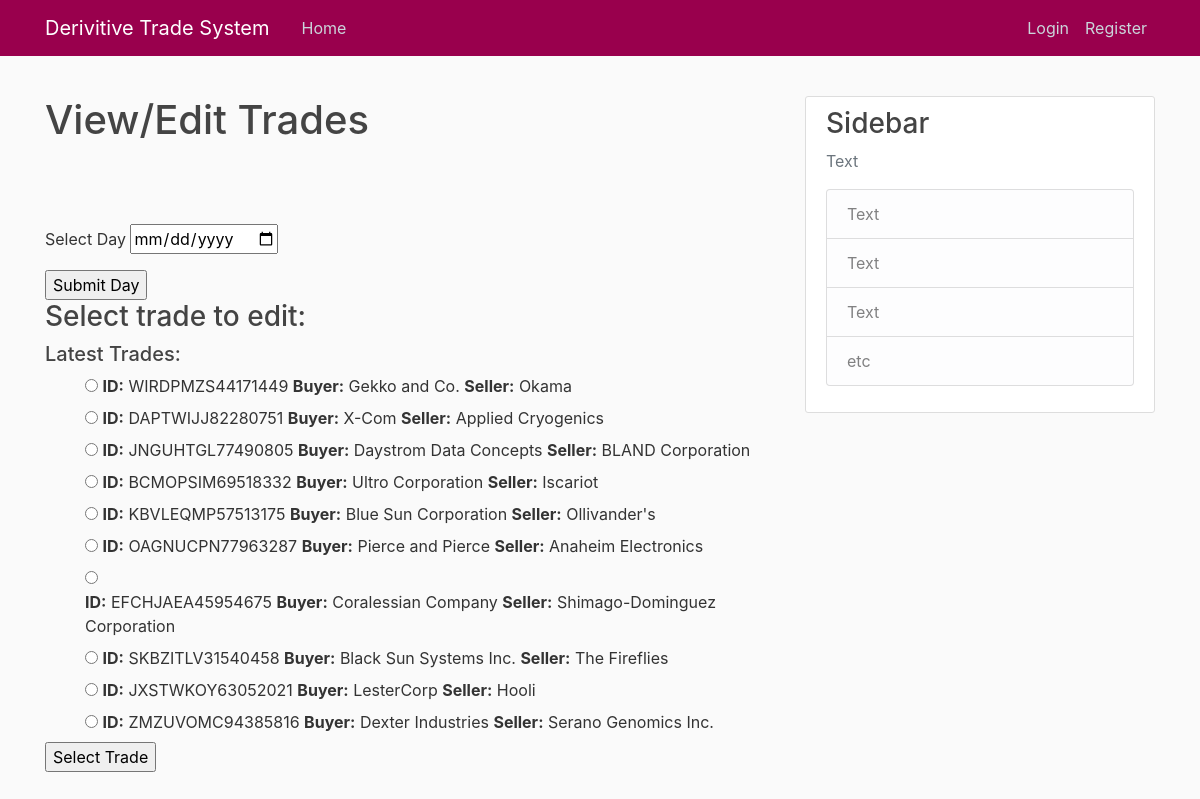
The app's page /viewtrades/, older data.
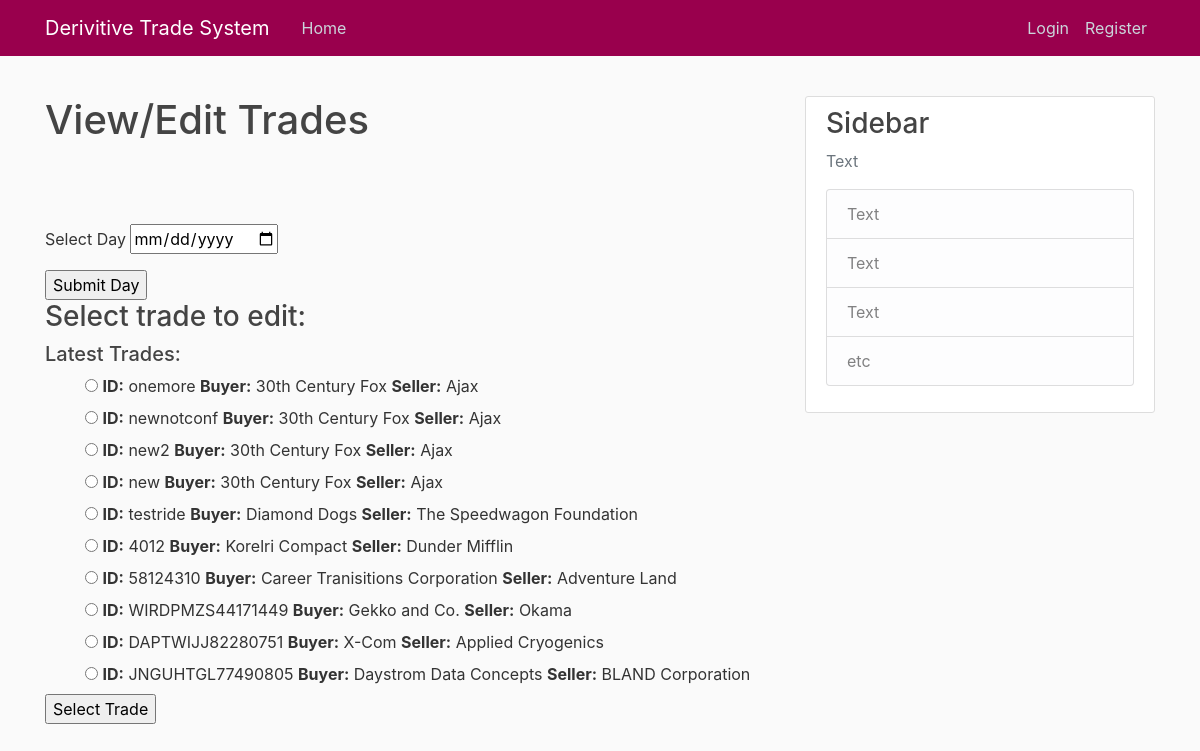
The same page, newer data.
### system/models.py (models this page shows, shortened)
class DerivativeTrades(models.Model):
    date = models.DateTimeField('date of trade')
    trade_id = models.CharField(max_length=20, primary_key=True)
    product = models.CharField(max_length=50)
    buying_party = models.ForeignKey(CompanyCodes, on_delete=models.CASCADE, related_name = "buying")
    selling_party = models.ForeignKey(CompanyCodes, on_delete=models.CASCADE, related_name = "selling")
    notional_amount = models.DecimalField(max_digits=20, decimal_places=2)
    notional_currency = models.CharField(max_length=5)
    quantity = models.IntegerField()
    maturity_date = models.DateTimeField('maturity date')
    underlying_price = models.DecimalField(max_digits=20, decimal_places=2)
    underlying_currency = models.CharField(max_length=5)
    strike_price = models.DecimalField(max_digits=20, decimal_places=2)

class CompanyCodes(models.Model):
    company_name = models.CharField(max_length=100)
    company_trade_id = models.CharField(max_length=10, primary_key=True)
    def __str__(self):
        return self.company_name

### system/views.py (the view, shortened to what this page needs)
# urls.py: path('viewtrades/', views.viewTrades, name='viewTrades'),
def viewTrades(request):
    v = ViewTrader()
    print(request.POST.dict())
    selected_day = request.POST.get('selected_day', False)
    pg_number = request.POST.get('pg_number', False)
    tradeIDSelected = request.POST.get('choice', False)
    context = dict()
    if (selected_day and (request.POST.get('selected_day_submit', False) or (pg_number))):
        if not pg_number:
            pg_number = 1
        trades_by_date = v.getTradesByDateTen(selected_day, int(pg_number))
        number_of_trades = v.getPageNumberOption(v.getNumTradesByDate(selected_day))
        context['view_trades'] = trades_by_date
        context['num_trades'] = number_of_trades
        context['date'] = selected_day
        context['cur_pg'] = pg_number
    else:
        trades = DerivativeTrades.objects.order_by('-date')[:10]
        context['view_trades'] = trades
        context['num_trades'] = ''
        context['date'] = ''
    return render(request, 'system/viewtrades.html', context)

### system/templates/system/viewtrades.html (shortened to what this page needs)
{% extends "system/base.html" %}
{% block content %}
  <h1>View/Edit Trades</h1>
  <br>
  <form action="{% url 'system:viewTrades' %}" method="post">{% csrf_token %}
    <br>
    <br>
    <p>Select Day <input type="date"  name="selected_day" value="{{ date }}"></input></p>
    <input type="submit" name="selected_day_submit" value="Submit Day"></input>
    <br>
    <h3>Select trade to edit:</h3>
    {% if date %}
      <h5>Trades On: {{ date }} </h5>
    {% else %}
      <h5>Latest Trades:</h5>
    {% endif %}
      {% if view_trades %}
        <ul>
          {% for trade in view_trades %}
            <input type="radio" name="choice" value="{{ trade.trade_id }}">
            <label for="choice{{ forloop.counter }}">
              <b>ID:</b> {{trade.trade_id}}
              <b>Buyer:</b> {{ trade.buying_party }}
              <b>Seller:</b> {{trade.selling_party}}
            </label>
            <br>
          {% endfor %}
        </ul>
      {% endif %}
      <input type="submit" name="selected_trade_submit" value="Select Trade"></input>
  </form>
{% endblock content %}

Row changes from the older to the newer data that the page shows:
no longer on this page (row unchanged): DerivativeTrades: trade_id "BCMOPSIM69518332", buying_party "Ultro Corporation", selling_party "Iscariot"
no longer on this page (row unchanged): DerivativeTrades: trade_id "KBVLEQMP57513175", buying_party "Blue Sun Corporation", selling_party "Ollivander's"
no longer on this page (row unchanged): DerivativeTrades: trade_id "OAGNUCPN77963287", buying_party "Pierce and Pierce", selling_party "Anaheim Electronics"
no longer on this page (row unchanged): DerivativeTrades: trade_id "EFCHJAEA45954675", buying_party "Coralessian Company", selling_party "Shimago-Dominguez Corporation"
no longer on this page (row unchanged): DerivativeTrades: trade_id "SKBZITLV31540458", buying_party "Black Sun Systems Inc.", selling_party "The Fireflies"
no longer on this page (row unchanged): DerivativeTrades: trade_id "JXSTWKOY63052021", buying_party "LesterCorp", selling_party "Hooli"
no longer on this page (row unchanged): DerivativeTrades: trade_id "ZMZUVOMC94385816", buying_party "Dexter Industries", selling_party "Serano Genomics Inc."
added DerivativeTrades: trade_id "onemore", buying_party "30th Century Fox", selling_party "Ajax"
added DerivativeTrades: trade_id "newnotconf", buying_party "30th Century Fox", selling_party "Ajax"
added DerivativeTrades: trade_id "new2", buying_party "30th Century Fox", selling_party "Ajax"
added DerivativeTrades: trade_id "new", buying_party "30th Century Fox", selling_party "Ajax"
added DerivativeTrades: trade_id "testride", buying_party "Diamond Dogs", selling_party "The Speedwagon Foundation"
added DerivativeTrades: trade_id "4012", buying_party "Korelri Compact", selling_party "Dunder Mifflin"
added DerivativeTrades: trade_id "58124310", buying_party "Career Tranisitions Corporation", selling_party "Adventure Land"
